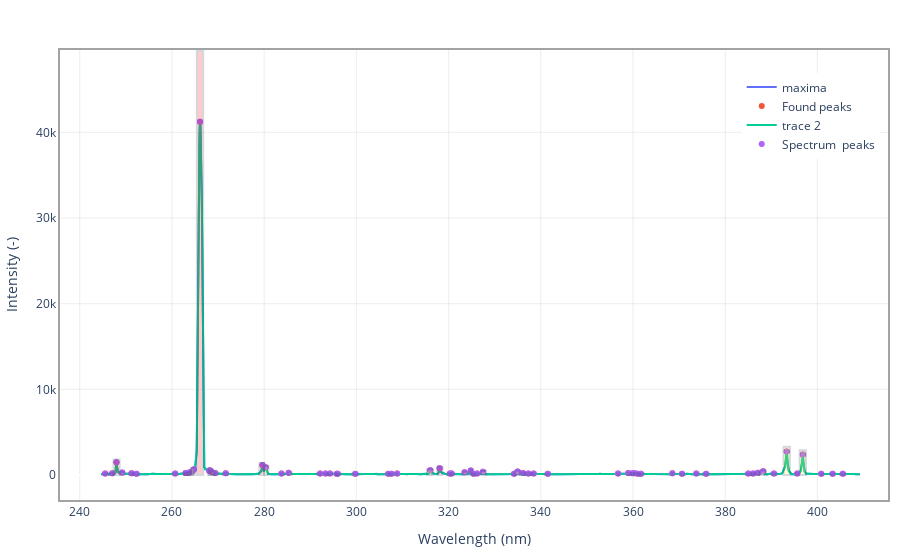

The cell this chart's notebook holds for it:
### Code cell
maxima_spectrum = map_data.spectra.max(axis=0)

line_finder = LineFinder(
    maxima_spectrum,
    map_data.wvl,
    name='maxima'
)
line_finder.find_lines(
    height=150,
    threshold=None,
    distance=None,
    prominence=50,
    width=3,
    wlen=35,
    rel_height=1.2,
)
line_finder.load_nist_tables(
    # Path('D:/OneDrive - Vysoké učení technické v Brně/projects/marsData/inventory/nistTables')
    Path('C:/Users/kepes/OneDrive - Vysoké učení technické v Brně/projects/marsData/inventory/nistTables')
)
line_finder.find_peaks_in_reference(
    maxima_spectrum, 
    scale=False,
    show_cond=False
)

line_finder.plot.show()

### Figure 1 — Plotly figure (JSON) as saved in the notebook; plotly's stock layout.template omitted (floating-point values rounded to 4 significant figures; data arrays with more than 128 entries replaced by an {"elided": "..."} marker saying what was removed)
{"data": [{"name": "maxima", "showlegend": true, "type": "scatter", "x": {"elided": "4096 float values"}, "y": {"elided": "4096 float values"}}, {"mode": "markers", "name": "Found peaks", "type": "scatter", "x": [245.5, 247.0, 248.0, 249.2, 251.3, 252.3, 260.7, 262.9, 263.3, 263.7, 264.4, 264.8, 266.1, 268.1, 268.3, 268.6, 269.3, 271.7, 279.6, 280.3, 283.7, 285.3, 292.1, 293.3, 294.3, 295.7, 295.9, 299.8, 306.9, 307.6, 308.8, 316.0, 318.1, 320.3, 320.7, 323.5, 324.8, 325.4, 326.2, 327.5, 334.2, 335.0, 336.1, 337.3, 338.5, 341.5, 356.8, 359.0, 359.9, 360.4, 361.1, 361.7, 368.5, 370.6, 373.7, 375.9, 385.0, 386.0, 387.1, 388.2, 390.6, 393.3, 395.6, 396.8, 400.8, 403.3, 405.5], "y": [180.2, 209.1, 1507.0, 305.5, 210.8, 152.3, 183.4, 228.7, 246.3, 306.2, 431.8, 685.8, 41250.0, 496.1, 567.5, 376.0, 240.2, 200.3, 1181.0, 910.5, 183.2, 274.9, 187.7, 176.8, 177.4, 155.8, 157.1, 153.7, 163.9, 165.3, 176.8, 554.8, 800.2, 167.9, 165.8, 326.6, 536.2, 161.7, 165.8, 383.8, 153.5, 418.0, 247.9, 180.2, 180.0, 157.7, 193.8, 224.3, 203.9, 202.9, 162.5, 162.6, 200.9, 159.8, 167.7, 152.2, 173.3, 178.6, 279.1, 438.3, 166.5, 2761.0, 187.1, 2406.0, 150.8, 151.9, 151.2]}, {"mode": "lines", "type": "scatter", "x": {"elided": "4096 float values"}, "y": {"elided": "4096 float values"}}, {"mode": "markers", "name": "Spectrum  peaks", "type": "scatter", "x": [245.5, 247.0, 248.0, 249.2, 251.3, 252.3, 260.7, 262.9, 263.3, 263.7, 264.4, 264.8, 266.1, 268.1, 268.3, 268.6, 269.3, 271.7, 279.6, 280.3, 283.7, 285.3, 292.1, 293.3, 294.3, 295.7, 295.9, 299.8, 306.9, 307.6, 308.8, 316.0, 318.1, 320.3, 320.7, 323.5, 324.8, 325.4, 326.2, 327.5, 334.2, 335.0, 336.1, 337.3, 338.5, 341.5, 356.8, 359.0, 359.9, 360.4, 361.1, 361.7, 368.5, 370.6, 373.7, 375.9, 385.0, 386.0, 387.1, 388.2, 390.6, 393.3, 395.6, 396.8, 400.8, 403.3, 405.5], "y": [180.2, 209.1, 1507.0, 305.5, 210.8, 152.3, 183.4, 228.7, 246.3, 306.2, 431.8, 685.8, 41250.0, 496.1, 567.5, 376.0, 240.2, 200.3, 1181.0, 910.5, 183.2, 274.9, 187.7, 176.8, 177.4, 155.8, 157.1, 153.7, 163.9, 165.3, 176.8, 554.8, 800.2, 167.9, 165.8, 326.6, 536.2, 161.7, 165.8, 383.8, 153.5, 418.0, 247.9, 180.2, 180.0, 157.7, 193.8, 224.3, 203.9, 202.9, 162.5, 162.6, 200.9, 159.8, 167.7, 152.2, 173.3, 178.6, 279.1, 438.3, 166.5, 2761.0, 187.1, 2406.0, 150.8, 151.9, 151.2]}], "layout": {"legend": {"x": 0.99, "xanchor": "right", "y": 0.95, "yanchor": "top"}, "margin": {"b": 60, "l": 60, "r": 10, "t": 50}, "plot_bgcolor": "#FFF", "shapes": [{"fillcolor": "rgb(255,0,0)", "opacity": 0.2, "x0": 245.2, "x1": 246.2, "y0": 0, "y1": 216.3}, {"fillcolor": "rgb(255,255,0)", "opacity": 0.2, "x0": 246.4, "x1": 247.3, "y0": 0, "y1": 250.9}, {"fillcolor": "rgb(255,0,0)", "opacity": 0.2, "x0": 247.3, "x1": 248.6, "y0": 0, "y1": 1809.0}, {"fillcolor": "rgb(255,255,0)", "opacity": 0.2, "x0": 248.8, "x1": 249.7, "y0": 0, "y1": 366.5}, {"fillcolor": "rgb(255,0,0)", "opacity": 0.2, "x0": 250.7, "x1": 251.6, "y0": 0, "y1": 252.9}, {"fillcolor": "rgb(255,255,0)", "opacity": 0.2, "x0": 251.6, "x1": 252.9, "y0": 0, "y1": 182.7}, {"fillcolor": "rgb(255,0,0)", "opacity": 0.2, "x0": 260.1, "x1": 261.2, "y0": 0, "y1": 220.1}, {"fillcolor": "rgb(255,255,0)", "opacity": 0.2, "x0": 262.6, "x1": 263.1, "y0": 0, "y1": 274.4}, {"fillcolor": "rgb(255,0,0)", "opacity": 0.2, "x0": 262.6, "x1": 263.5, "y0": 0, "y1": 295.5}, {"fillcolor": "rgb(255,255,0)", "opacity": 0.2, "x0": 263.5, "x1": 264.0, "y0": 0, "y1": 367.5}, {"fillcolor": "rgb(255,0,0)", "opacity": 0.2, "x0": 264.0, "x1": 264.6, "y0": 0, "y1": 518.2}, {"fillcolor": "rgb(255,255,0)", "opacity": 0.2, "x0": 264.1, "x1": 264.9, "y0": 0, "y1": 822.9}, {"fillcolor": "rgb(255,0,0)", "opacity": 0.2, "x0": 265.4, "x1": 266.8, "y0": 0, "y1": 49500.0}, {"fillcolor": "rgb(255,255,0)", "opacity": 0.2, "x0": 267.9, "x1": 268.1, "y0": 0, "y1": 595.3}, {"fillcolor": "rgb(255,0,0)", "opacity": 0.2, "x0": 267.9, "x1": 268.8, "y0": 0, "y1": 681.0}, {"fillcolor": "rgb(255,255,0)", "opacity": 0.2, "x0": 268.5, "x1": 269.2, "y0": 0, "y1": 451.3}, {"fillcolor": "rgb(255,0,0)", "opacity": 0.2, "x0": 269.2, "x1": 269.9, "y0": 0, "y1": 288.2}, {"fillcolor": "rgb(255,255,0)", "opacity": 0.2, "x0": 271.0, "x1": 272.2, "y0": 0, "y1": 240.3}, {"fillcolor": "rgb(255,0,0)", "opacity": 0.2, "x0": 278.9, "x1": 280.0, "y0": 0, "y1": 1417.0}, {"fillcolor": "rgb(255,255,0)", "opacity": 0.2, "x0": 280.0, "x1": 280.9, "y0": 0, "y1": 1093.0}, {"fillcolor": "rgb(255,0,0)", "opacity": 0.2, "x0": 283.5, "x1": 284.4, "y0": 0, "y1": 219.8}, {"fillcolor": "rgb(255,255,0)", "opacity": 0.2, "x0": 285.1, "x1": 285.9, "y0": 0, "y1": 329.9}, {"fillcolor": "rgb(255,0,0)", "opacity": 0.2, "x0": 291.4, "x1": 292.4, "y0": 0, "y1": 225.2}, {"fillcolor": "rgb(255,255,0)", "opacity": 0.2, "x0": 293.0, "x1": 293.8, "y0": 0, "y1": 212.2}, {"fillcolor": "rgb(255,0,0)", "opacity": 0.2, "x0": 293.8, "x1": 294.8, "y0": 0, "y1": 212.9}, {"fillcolor": "rgb(255,255,0)", "opacity": 0.2, "x0": 295.5, "x1": 295.9, "y0": 0, "y1": 186.9}, {"fillcolor": "rgb(255,0,0)", "opacity": 0.2, "x0": 295.5, "x1": 296.5, "y0": 0, "y1": 188.5}, {"fillcolor": "rgb(255,255,0)", "opacity": 0.2, "x0": 299.2, "x1": 300.4, "y0": 0, "y1": 184.5}, {"fillcolor": "rgb(255,0,0)", "opacity": 0.2, "x0": 306.4, "x1": 307.2, "y0": 0, "y1": 196.7}, {"fillcolor": "rgb(255,255,0)", "opacity": 0.2, "x0": 307.2, "x1": 308.3, "y0": 0, "y1": 198.3}, {"fillcolor": "rgb(255,0,0)", "opacity": 0.2, "x0": 308.7, "x1": 309.0, "y0": 0, "y1": 212.2}, {"fillcolor": "rgb(255,255,0)", "opacity": 0.2, "x0": 315.3, "x1": 316.7, "y0": 0, "y1": 665.8}, {"fillcolor": "rgb(255,0,0)", "opacity": 0.2, "x0": 317.5, "x1": 318.7, "y0": 0, "y1": 960.2}, {"fillcolor": "rgb(255,255,0)", "opacity": 0.2, "x0": 319.7, "x1": 320.5, "y0": 0, "y1": 201.4}, {"fillcolor": "rgb(255,0,0)", "opacity": 0.2, "x0": 320.5, "x1": 321.2, "y0": 0, "y1": 198.9}, {"fillcolor": "rgb(255,255,0)", "opacity": 0.2, "x0": 323.1, "x1": 324.1, "y0": 0, "y1": 391.9}, {"fillcolor": "rgb(255,0,0)", "opacity": 0.2, "x0": 324.6, "x1": 325.0, "y0": 0, "y1": 643.5}, {"fillcolor": "rgb(255,255,0)", "opacity": 0.2, "x0": 325.0, "x1": 325.7, "y0": 0, "y1": 194.1}, {"fillcolor": "rgb(255,0,0)", "opacity": 0.2, "x0": 325.7, "x1": 326.5, "y0": 0, "y1": 198.9}, {"fillcolor": "rgb(255,255,0)", "opacity": 0.2, "x0": 327.0, "x1": 328.1, "y0": 0, "y1": 460.5}, {"fillcolor": "rgb(255,0,0)", "opacity": 0.2, "x0": 333.7, "x1": 334.4, "y0": 0, "y1": 184.2}, {"fillcolor": "rgb(255,255,0)", "opacity": 0.2, "x0": 334.4, "x1": 335.4, "y0": 0, "y1": 501.6}, {"fillcolor": "rgb(255,0,0)", "opacity": 0.2, "x0": 335.8, "x1": 336.6, "y0": 0, "y1": 297.5}, {"fillcolor": "rgb(255,255,0)", "opacity": 0.2, "x0": 336.6, "x1": 338.0, "y0": 0, "y1": 216.2}, {"fillcolor": "rgb(255,0,0)", "opacity": 0.2, "x0": 338.0, "x1": 338.7, "y0": 0, "y1": 215.9}, {"fillcolor": "rgb(255,255,0)", "opacity": 0.2, "x0": 340.8, "x1": 341.9, "y0": 0, "y1": 189.3}, {"fillcolor": "rgb(255,0,0)", "opacity": 0.2, "x0": 356.6, "x1": 357.0, "y0": 0, "y1": 232.6}, {"fillcolor": "rgb(255,255,0)", "opacity": 0.2, "x0": 358.8, "x1": 359.5, "y0": 0, "y1": 269.2}, {"fillcolor": "rgb(255,0,0)", "opacity": 0.2, "x0": 359.5, "x1": 360.2, "y0": 0, "y1": 244.7}, {"fillcolor": "rgb(255,255,0)", "opacity": 0.2, "x0": 360.2, "x1": 361.0, "y0": 0, "y1": 243.5}, {"fillcolor": "rgb(255,0,0)", "opacity": 0.2, "x0": 361.0, "x1": 361.5, "y0": 0, "y1": 195.0}, {"fillcolor": "rgb(255,255,0)", "opacity": 0.2, "x0": 361.5, "x1": 362.3, "y0": 0, "y1": 195.2}, {"fillcolor": "rgb(255,0,0)", "opacity": 0.2, "x0": 368.3, "x1": 368.7, "y0": 0, "y1": 241.1}, {"fillcolor": "rgb(255,255,0)", "opacity": 0.2, "x0": 370.3, "x1": 371.1, "y0": 0, "y1": 191.7}, {"fillcolor": "rgb(255,0,0)", "opacity": 0.2, "x0": 373.5, "x1": 374.2, "y0": 0, "y1": 201.2}, {"fillcolor": "rgb(255,255,0)", "opacity": 0.2, "x0": 375.2, "x1": 376.4, "y0": 0, "y1": 182.6}, {"fillcolor": "rgb(255,0,0)", "opacity": 0.2, "x0": 384.4, "x1": 385.7, "y0": 0, "y1": 207.9}, {"fillcolor": "rgb(255,255,0)", "opacity": 0.2, "x0": 385.7, "x1": 386.4, "y0": 0, "y1": 214.3}, {"fillcolor": "rgb(255,0,0)", "opacity": 0.2, "x0": 386.4, "x1": 387.4, "y0": 0, "y1": 334.9}, {"fillcolor": "rgb(255,255,0)", "opacity": 0.2, "x0": 387.5, "x1": 388.8, "y0": 0, "y1": 525.9}, {"fillcolor": "rgb(255,0,0)", "opacity": 0.2, "x0": 390.0, "x1": 391.2, "y0": 0, "y1": 199.9}, {"fillcolor": "rgb(255,255,0)", "opacity": 0.2, "x0": 392.7, "x1": 394.0, "y0": 0, "y1": 3313.0}, {"fillcolor": "rgb(255,0,0)", "opacity": 0.2, "x0": 395.3, "x1": 395.7, "y0": 0, "y1": 224.5}, {"fillcolor": "rgb(255,255,0)", "opacity": 0.2, "x0": 396.1, "x1": 397.5, "y0": 0, "y1": 2888.0}, {"fillcolor": "rgb(255,0,0)", "opacity": 0.2, "x0": 400.7, "x1": 401.3, "y0": 0, "y1": 180.9}, {"fillcolor": "rgb(255,255,0)", "opacity": 0.2, "x0": 402.9, "x1": 403.6, "y0": 0, "y1": 182.3}, {"fillcolor": "rgb(255,0,0)", "opacity": 0.2, "x0": 404.9, "x1": 406.0, "y0": 0, "y1": 181.4}], "xaxis": {"gridcolor": "rgba(77,77,77,.1)", "gridwidth": 1, "linecolor": "rgba(25,25,25,.4)", "linewidth": 2, "mirror": true, "showgrid": true, "title": {"text": "Wavelength (nm)"}}, "yaxis": {"gridcolor": "rgba(77,77,77,.1)", "gridwidth": 1, "linecolor": "rgba(25,25,25,.4)", "linewidth": 2, "mirror": true, "showgrid": true, "title": {"text": "Intensity (-)"}}}}
